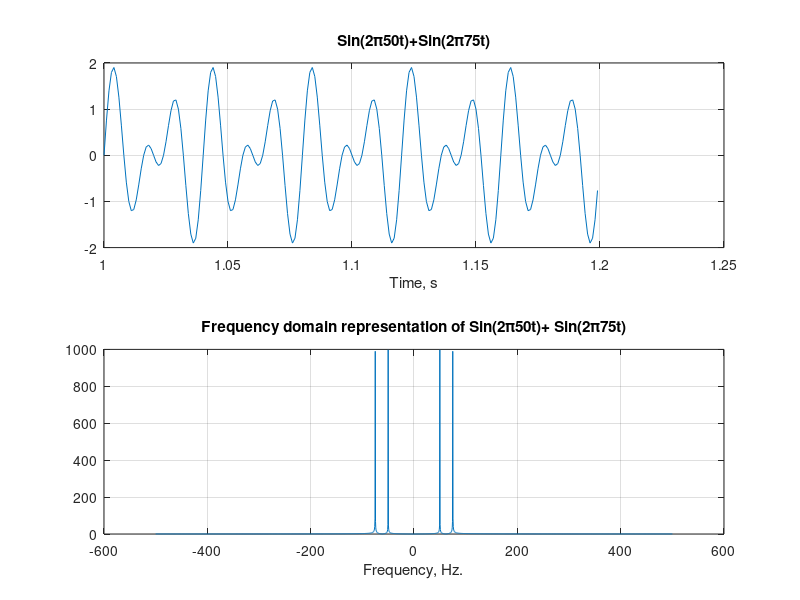

The MATLAB source for this figure:
clc;
clear all;
close all;

% Define the value of t
t = 0:1/1000:2; % Time vector from 0 to 2 seconds with a sampling rate of 1000 Hz

% Write the given expression x in terms of t
x = sin(2*pi*50*t) + sin(2*pi*75*t);

subplot(211);
plot(t(1001:1200), x(1001:1200)); % Adjusted indexing to match the time vector
grid;
title('Sin(2\pi50t)+Sin(2\pi75t)');
xlabel('Time, s');

subplot(212);
% X would be the fft of x
X = fft(x);
% X2 would be shifted function of X
X2 = fftshift(X);
% assign f from -499.9 to 500 with increment of 1000/2001
f = linspace(-500, 500, length(X)); 

plot(f, abs(X2)); % Plot the magnitude of the FFT
grid;
title('Frequency domain representation of Sin(2\pi50t)+ Sin(2\pi75t)');
xlabel('Frequency, Hz.');